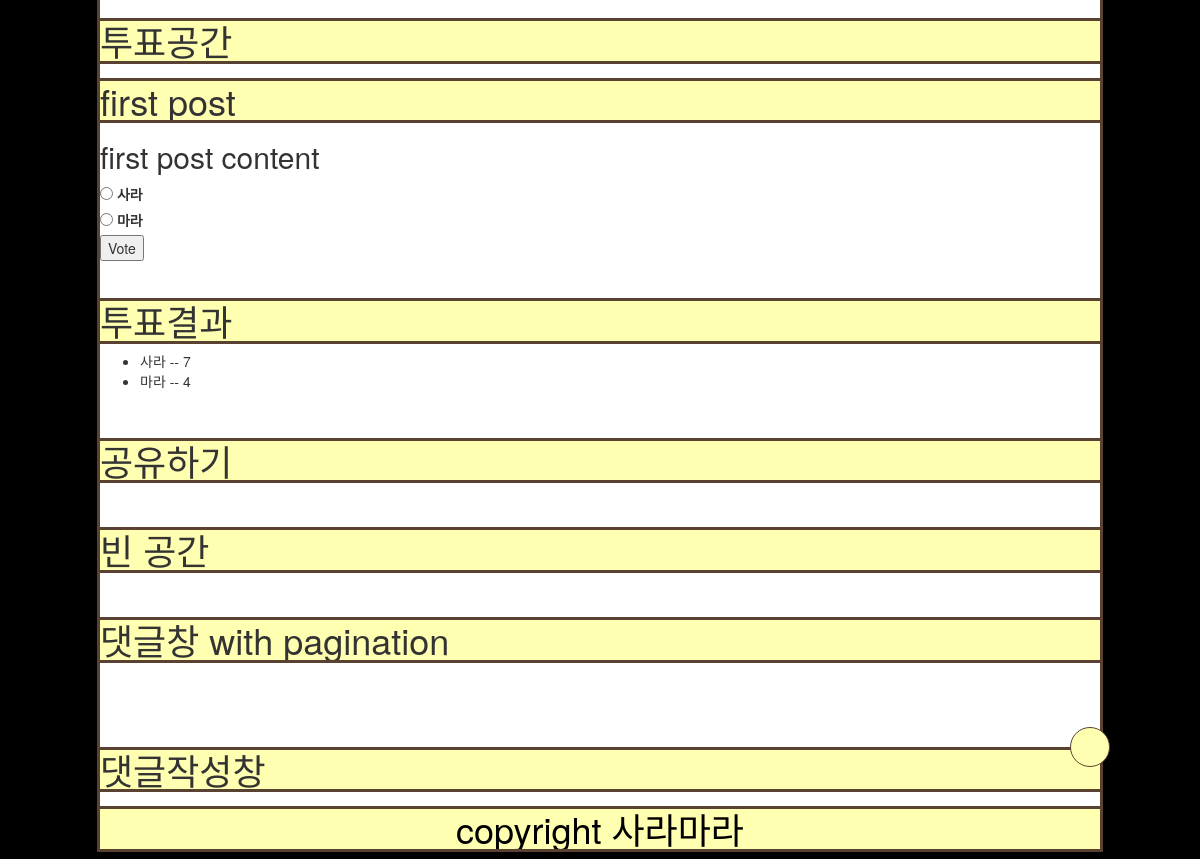
The app's page /posts/1/ (lower part), older data.
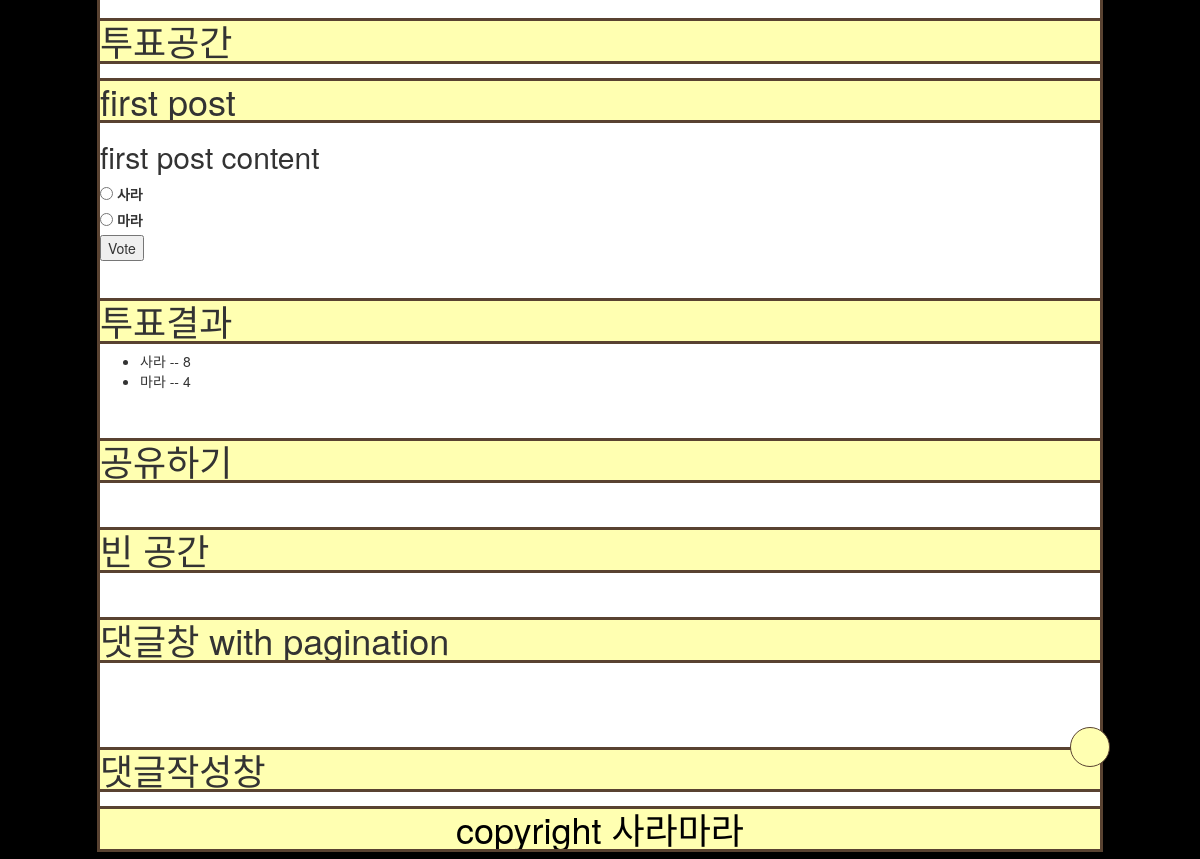
The same page, newer data.
### posts/models.py (models this page shows, shortened)
class Choice(models.Model):
    post = models.ForeignKey(Post, on_delete=models.CASCADE)
    choice_text = models.CharField(max_length=200, default=["사라", "마라"])
    votes = models.IntegerField(default=0)

### posts/views.py (the view)
# urls.py: path('<int:pk>/', views.DetailView.as_view(), name='detail'),
class DetailView(generic.DeleteView):
    model = Post
    template_name = 'posts/detail.html'

### posts/templates/posts/detail.html (shortened to what this page needs)
{% extends 'posts/base.html' %} {% block content %}
<br />
<br />
<br />
<div>
  <br />
  <br />
  <br />
  <br />
  <br />
  <br />
  <br />
  <br />
  <h1>투표공간</h1>
  <h1>{{ post.title }}</h1>
  <h2>{{ post.content }}</h2>
  <form action="{% url 'posts:vote' post.id %}" method="post">
    {% csrf_token %} {% for choice in post.choice_set.all %}
    <input
      type="radio"
      name="choice"
      id="choice{{ forloop.counter }}"
      value="{{ choice.id }}"
    />
    <label for="choice{{ forloop.counter }}">{{ choice.choice_text }}</label
    ><br />
    {% endfor %}
    <input type="submit" value="Vote" />
  </form>
  <br />
  <h1>투표결과</h1>
  <ul>
    {% for choice in post.choice_set.all %}
    <li>
      {{ choice.choice_text }} -- {{ choice.votes }}
    </li>
    {% endfor %}
  </ul>
  <br />
  <h1>공유하기</h1>
</div>
<br />
<div>
  <h1>빈 공간</h1>
</div>
<br />
<div>
  <h1>댓글창 with pagination</h1>
  <br />
  <br />
  <br />
  <h1>댓글작성창</h1>
</div>
{% endblock %}

Row changes from the older to the newer data that the page shows:
changed Choice "사라": votes "7" → "8"
